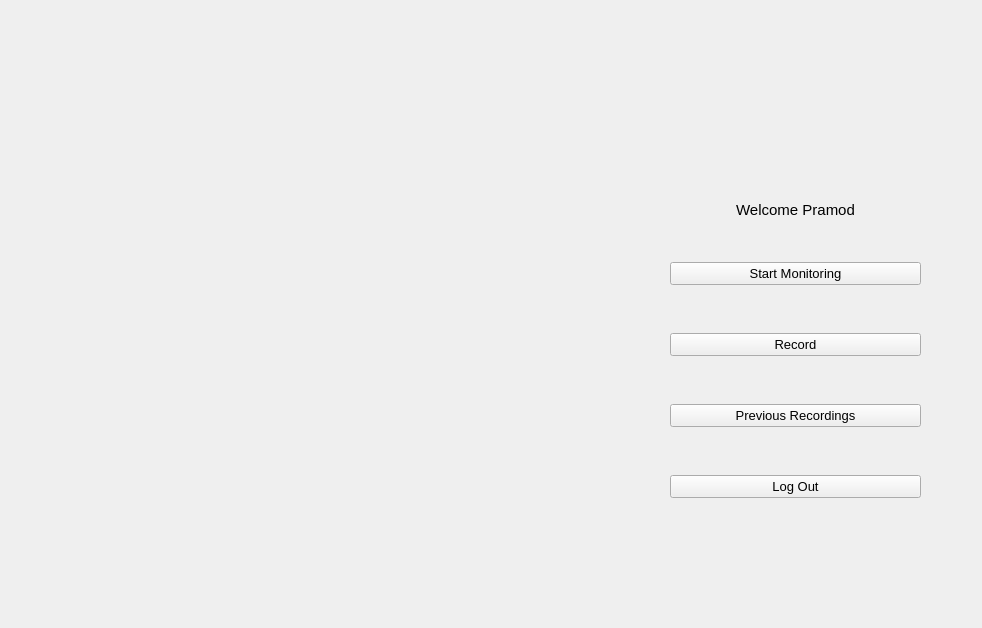
<?xml version="1.0" encoding="UTF-8"?>
<ui version="4.0">
 <class>Login_Window</class>
 <widget class="QMainWindow" name="Login_Window">
  <property name="geometry">
   <rect>
    <x>0</x>
    <y>0</y>
    <width>982</width>
    <height>628</height>
   </rect>
  </property>
  <property name="font">
   <font>
    <family>Arial</family>
    <pointsize>12</pointsize>
   </font>
  </property>
  <property name="mouseTracking">
   <bool>false</bool>
  </property>
  <property name="windowTitle">
   <string>Monitoring</string>
  </property>
  <property name="windowIcon">
   <iconset>
    <normaloff>Images/Window_Icon.png</normaloff>Images/Window_Icon.png</iconset>
  </property>
  <property name="windowOpacity">
   <double>1.000000000000000</double>
  </property>
  <property name="autoFillBackground">
   <bool>false</bool>
  </property>
  <property name="styleSheet">
   <string notr="true">QMainWindow
{

}</string>
  </property>
  <widget class="QWidget" name="centralwidget">
   <widget class="QLabel" name="Logo">
    <property name="geometry">
     <rect>
      <x>730</x>
      <y>40</y>
      <width>141</width>
      <height>131</height>
     </rect>
    </property>
    <property name="frameShape">
     <enum>QFrame::NoFrame</enum>
    </property>
    <property name="text">
     <string/>
    </property>
    <property name="pixmap">
     <pixmap>Images/Logo_rc.png</pixmap>
    </property>
    <property name="scaledContents">
     <bool>true</bool>
    </property>
   </widget>
   <widget class="QLabel" name="video">
    <property name="geometry">
     <rect>
      <x>30</x>
      <y>20</y>
      <width>611</width>
      <height>511</height>
     </rect>
    </property>
    <property name="font">
     <font>
      <family>Century</family>
     </font>
    </property>
    <property name="text">
     <string/>
    </property>
   </widget>
   <widget class="QLabel" name="Name_Label">
    <property name="geometry">
     <rect>
      <x>670</x>
      <y>200</y>
      <width>251</width>
      <height>20</height>
     </rect>
    </property>
    <property name="font">
     <font>
      <family>Segoe UI</family>
      <pointsize>11</pointsize>
     </font>
    </property>
    <property name="text">
     <string>Welcome Pramod</string>
    </property>
    <property name="alignment">
     <set>Qt::AlignCenter</set>
    </property>
   </widget>
   <widget class="QWidget" name="verticalLayoutWidget">
    <property name="geometry">
     <rect>
      <x>670</x>
      <y>220</y>
      <width>251</width>
      <height>321</height>
     </rect>
    </property>
    <layout class="QVBoxLayout" name="Button_Layout">
     <item>
      <widget class="QPushButton" name="Monitor_Button">
       <property name="font">
        <font>
         <family>Segoe UI</family>
         <pointsize>10</pointsize>
        </font>
       </property>
       <property name="cursor">
        <cursorShape>PointingHandCursor</cursorShape>
       </property>
       <property name="styleSheet">
        <string notr="true"/>
       </property>
       <property name="text">
        <string>Start Monitoring</string>
       </property>
       <property name="checkable">
        <bool>true</bool>
       </property>
       <property name="checked">
        <bool>false</bool>
       </property>
      </widget>
     </item>
     <item>
      <widget class="QPushButton" name="Record_Button">
       <property name="font">
        <font>
         <family>Segoe UI</family>
         <pointsize>10</pointsize>
        </font>
       </property>
       <property name="cursor">
        <cursorShape>PointingHandCursor</cursorShape>
       </property>
       <property name="styleSheet">
        <string notr="true"/>
       </property>
       <property name="text">
        <string>Record</string>
       </property>
       <property name="checkable">
        <bool>true</bool>
       </property>
      </widget>
     </item>
     <item>
      <widget class="QPushButton" name="Prev_Rec_Button">
       <property name="font">
        <font>
         <family>Segoe UI</family>
         <pointsize>10</pointsize>
        </font>
       </property>
       <property name="cursor">
        <cursorShape>PointingHandCursor</cursorShape>
       </property>
       <property name="styleSheet">
        <string notr="true"/>
       </property>
       <property name="text">
        <string>Previous Recordings</string>
       </property>
      </widget>
     </item>
     <item>
      <widget class="QPushButton" name="Logout_Button">
       <property name="font">
        <font>
         <family>Segoe UI</family>
         <pointsize>10</pointsize>
        </font>
       </property>
       <property name="cursor">
        <cursorShape>PointingHandCursor</cursorShape>
       </property>
       <property name="styleSheet">
        <string notr="true"/>
       </property>
       <property name="text">
        <string>Log Out</string>
       </property>
      </widget>
     </item>
    </layout>
   </widget>
  </widget>
 </widget>
 <resources/>
 <connections/>
</ui>
